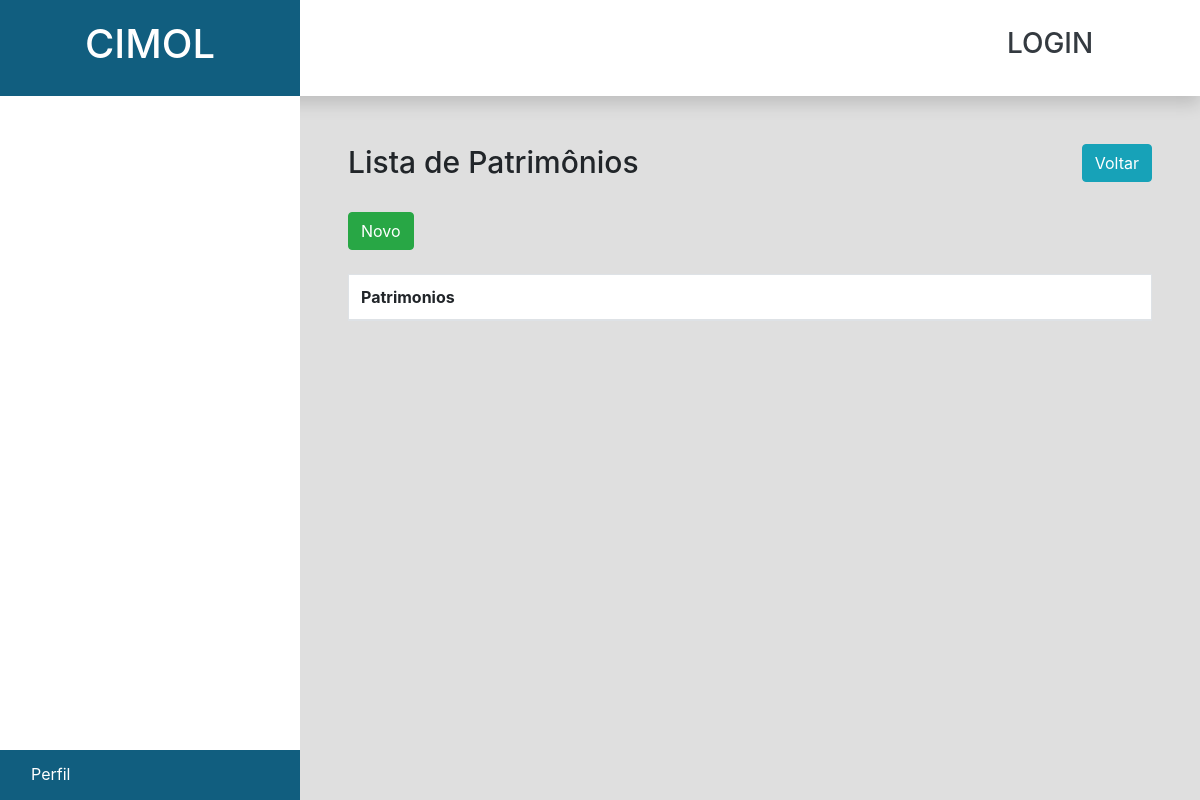
/patrimonios, run on an earlier commit of the app's database.
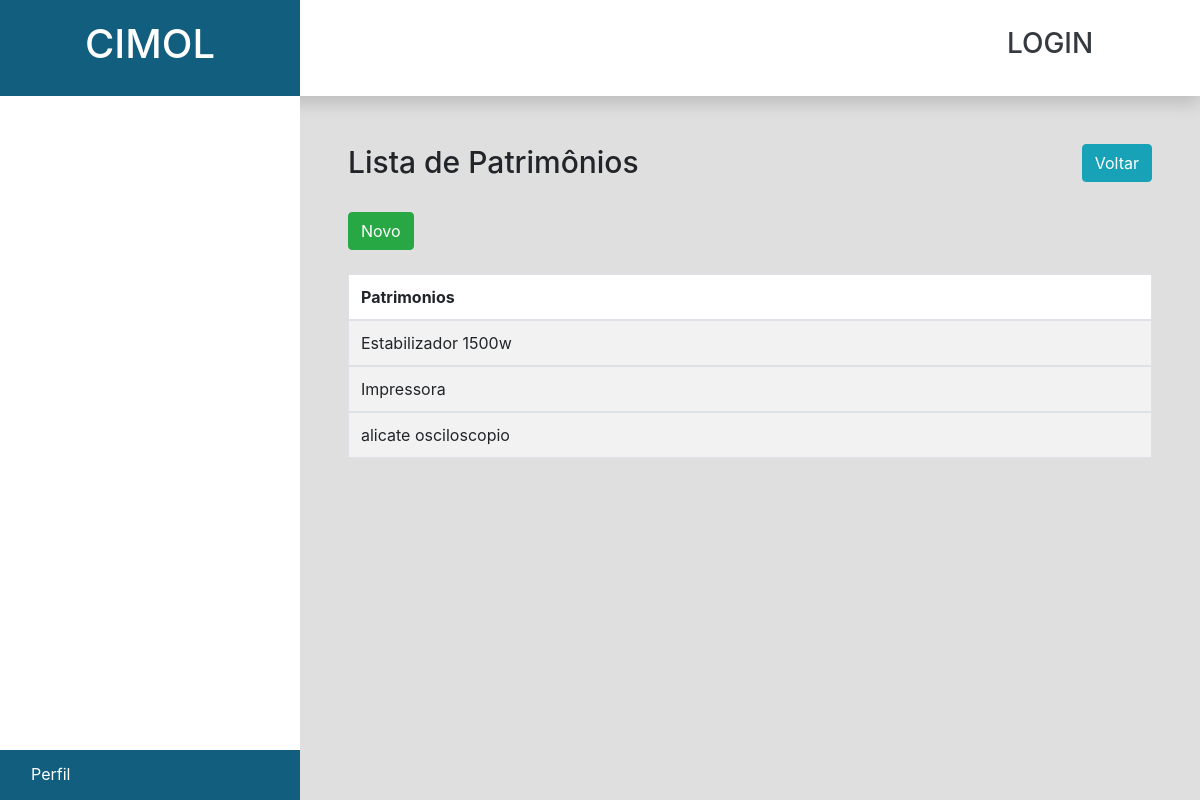
And on a later commit of the database.
### tables this page shows
CREATE TABLE IF NOT EXISTS `serv_item_patrimonio` (
  `id_item` int(11) NOT NULL AUTO_INCREMENT,
  `numero_serie` varchar(45) NOT NULL,
  `codigo` varchar(45) NOT NULL,
  `serv_patrimonio_id_patrimonio` int(11) NOT NULL,
  `serv_local_id` int(11) NOT NULL,
  PRIMARY KEY (`id_item`),
  KEY `fk_serv_item_patrimonio_serv_patrimonio1_idx` (`serv_patrimonio_id_patrimonio`),
  KEY `fk_serv_item_patrimonio_serv_local1_idx` (`serv_local_id`)
);

CREATE TABLE IF NOT EXISTS `serv_patrimonio` (
  `id_patrimonio` int(11) NOT NULL AUTO_INCREMENT,
  `nome` varchar(45) NOT NULL,
  PRIMARY KEY (`id_patrimonio`)
);

### application/views/templates/page.php (called while the page is built)
<?php
if(!empty($_SESSION['page_data'])){
    $this->load->view($_SESSION['page_data']);
}
?>

### application/controllers/loadPage.php (called while the page is built, shortened)
<?php
class loadPage extends CI_Controller {
    public function __construct(){
        $this->load->model("Patrimonio_model");
        $this->load->model('servico_model');
    }
    public function loadTemplates($var){
        if($var == 1){
            $this->load->view('templates/header');
        }
        elseif($var == 2){
            $this->load->view('templates/header');
            $this->load->view('templates/nav');
        }
    }
    function page($page, $id = 0){
        if($page == 'perfil'){
            $_SESSION['page_data'] = 'perfil/perfil';
        }
        elseif ($page == 'biblioteca'){
            $_SESSION['page_data'] = 'biblioteca/biblioteca';
        }
        elseif ($page == 'armarios'){
            $_SESSION['page_data'] = 'armarios/index';
        }
        elseif ($page == 'patrimonio'){
            $_SESSION['patrimonio_data']['select'] = $this->Patrimonio_model->listaPatrimonio();
            $_SESSION['patrimonio_data']["serv_patrimonio"]= $this->Patrimonio_model->listaItem();
            $_SESSION['page_data'] = 'patrimonio/lista_item';
        }
        elseif ($page == 'patrimonios'){
            $_SESSION['patrimonio_data']["serv_patrimonio"]= $this->Patrimonio_model->listaItem();
        }
        elseif ($page == 'servicos'){
            $_SESSION['chamados'] = $this->servico_model->busca_chamado();
            $_SESSION['page_data'] = 'servicos/suporte/index';
        }
        $this->load->view ('templates/page');
    }
}

### index.php (called while the page is built, shortened)
<?php
require_once BASEPATH.'core/CodeIgniter.php';

### application/models/Patrimonio_model.php (called while the page is built, shortened)
<?php
class Patrimonio_model extends CI_Model{
    public function listaPatrimonio() {
        $this->db->select('*')
                 ->from('serv_patrimonio');
        $query=$this->db->get();
        $resultado=$query->result();
        return $resultado;
    }
    public function listaItem() {
        $this->db->select('nome, numero_serie, codigo, descricao, id_patrimonio')
                 ->from('serv_patrimonio')
                 ->join('serv_item_patrimonio', 'serv_patrimonio_id_patrimonio=id_patrimonio')
                 ->join('serv_local', 'id=serv_local_id');
        $query=$this->db->get();
        $resultado=$query->result();
        return $resultado;
    }
}

### application/views/patrimonio/lista_patrimonio.php (the view, shortened to what this page needs)
<?php
if(!empty($_SESSION['patrimonio_data'])){
    $serv_patrimonio = $_SESSION['patrimonio_data']["serv_patrimonio"];
}
?>
<div class="w-75 float-right p-5">
    <div class="w-100" style="height: 60px;">
        <h4 style="font-size: 30px" class="float-left">Lista de Patrimônios</h4>
        <span class="float-right">
            <button class="btn btn-info">
                <a onClick="window.location.href = '<?php echo base_url();?>patrimonio';return false;">Voltar</a>
            </button>
        </span>
    </div>
    <button class="btn btn-success mt-2">
        <a onClick="window.location.href = '<?= base_url();?>coordenacao/patrimonio/cadastro_patrimonio';return false;">Novo </a>
    </button>
    <div class="table-respnsive mt-4">
        <table class="table table-striped table-bordered table-hover bg-white" style="border-style: solid">
            <thead>
                <tr>
                    <th scope="col">Patrimonios</th>
            </thead>
            <?php
            foreach ($serv_patrimonio as $serv_patrimonios) {  ?>
            <tbody>
                <tr>
                    <td> <?php echo $serv_patrimonios->nome?> </td>
                </tr>
            </tbody>
                <?php $contador++;
            } ?>
        </table>
    </div>
</div>

What changed in the data, as far as the page shows it:
added serv_item_patrimonio: serv_patrimonio_id_patrimonio.nome "Estabilizador 1500w"
added serv_item_patrimonio: serv_patrimonio_id_patrimonio.nome "Impressora"
added serv_item_patrimonio: serv_patrimonio_id_patrimonio.nome "alicate osciloscopio"
